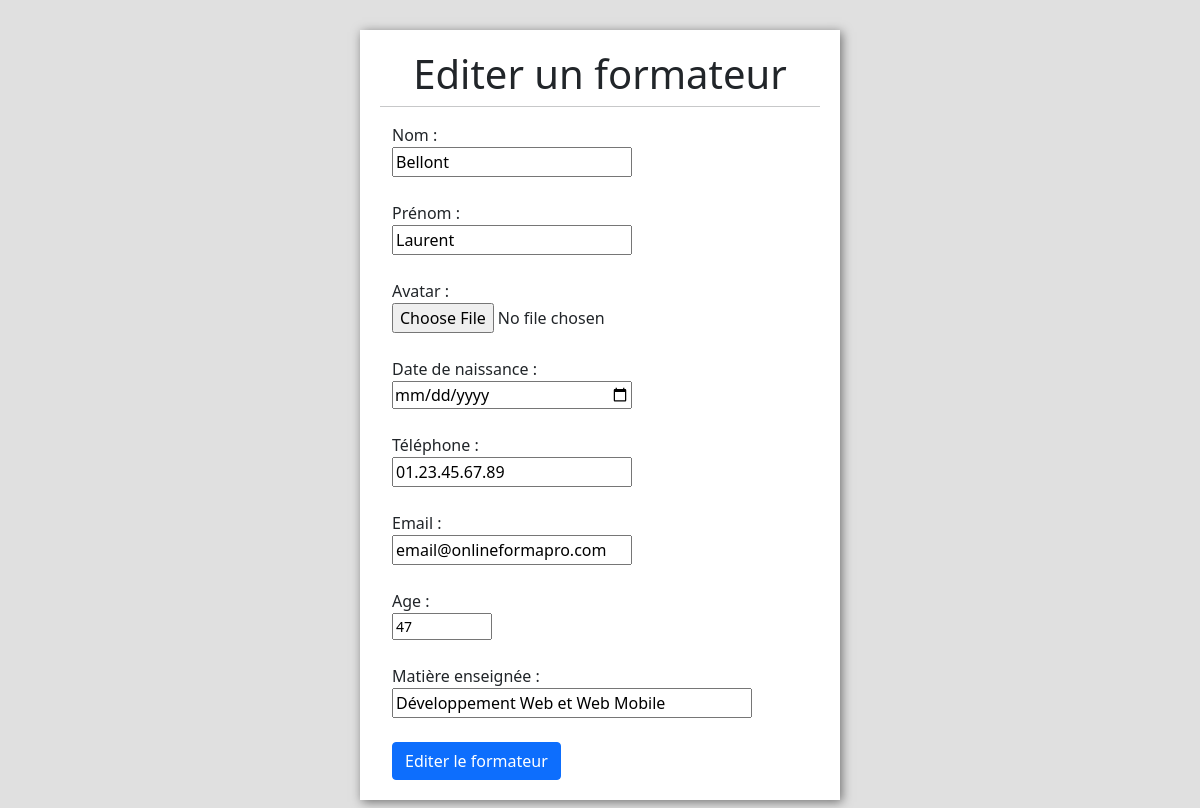
Screenshot of /pages/editer-formateur.php?id-formateur=4 (signed in) with the database file from the repository.
### tables this page shows
CREATE TABLE `formateurs` (
  `id_formateur` int(11) NOT NULL,
  `nom_formateur` varchar(255) NOT NULL,
  `prenom_formateur` varchar(255) NOT NULL,
  `avatar_formateur` varchar(255) NOT NULL,
  `date_naissance_formateur` datetime NOT NULL,
  `telephone_formateur` varchar(255) NOT NULL,
  `email_formateur` varchar(255) NOT NULL,
  `age_formateur` int(11) NOT NULL,
  `matiere_formateur` varchar(255) NOT NULL
);

### pages/editer-formateur.php (the view, shortened to what this page needs)
<?php
$id = $_GET["id-formateur"];
$user = "root";
$pass = "";
try {
    $connexion = new PDO('mysql:host=localhost;dbname=ecommerce;charset=UTF8', $user, $pass);
    $connexion->setAttribute(PDO::ATTR_ERRMODE, PDO::ERRMODE_EXCEPTION);
} catch (PDOException $e) {
    $retour = $e->getMessage();
    die();
}
if($connexion){
    $req = "SELECT * FROM formateurs WHERE id_formateur = ?";
    $select = $connexion->prepare($req);
    $select->bindParam(1,$id);
    $select->execute();
    $res = $select->fetch();
}
?>
<!doctype html>
<html lang="en">
<head>
    <link href="https://cdn.jsdelivr.net/npm/bootstrap@5.1.3/dist/css/bootstrap.min.css" rel="stylesheet">
    <link rel="stylesheet" type="text/css" href="../css/style.css" />
</head>
<body>
<div class="container">
    <div class="row">
        <h1>Editer un formateur</h1>
        <hr>
        <form method="post" action="traitement_edition_formateur.php?id=<?= $res["id_formateur"] ?>" enctype="multipart/form-data">
            <label for="nom">Nom :</label><br>
            <input type="text" name="nom" id="nom" value="<?= $res["nom_formateur"] ?>"><br><br>
            <label for="prenom">Prénom :</label><br>
            <input type="text" name="prenom" id="prenom" value="<?= $res["prenom_formateur"] ?>"><br><br>
            <label for="avatar">Avatar :</label><br>
            <input type="file" name="avatar" id="avatar" class="long" value="<?= $res["avatar_formateur"] ?>"><br><br>
            <label for="date-naissance">Date de naissance :</label><br>
            <input type="date" name="date-naissance" id="date-naissance" value="<?= $res["date_naissance_formateur"] ?>"><br><br>
            <label for="telephone">Téléphone :</label><br>
            <input type="tel" name="telephone" id="telephone" value="<?= $res["telephone_formateur"] ?>"><br><br>
            <label for="email">Email :</label><br>
            <input type="email" name="email" id="email" value="<?= $res["email_formateur"] ?>"><br><br>
            <label for="age">Age :</label><br>
            <input type="number" name="age" id="age" class="small" value="<?= $res["age_formateur"] ?>"><br><br>
            <label for="matiere">Matière enseignée :</label><br>
            <input type="text" name="matiere" id="matiere" class="long" value="<?= $res["matiere_formateur"] ?>"><br><br>
            <button type="submit" class="btn btn-primary" name="editer-formateur">Editer le formateur</button>
        </form>
    </div>
</div>
</body>
</html>

### css/style.css (style rules this page uses)
body { background-color: #E0E0E0; }
h1 { text-align: center; }
.row { background-color: #FFFFFF; width: 480px; margin: 30px auto; padding: 20px; box-shadow : 2px 2px 10px rgba(0,0,0,0.5); }
.row input { width: 240px; }
.row input.small { width: 100px; }
.row input.long { width: 360px; }

### rows the page displays
formateurs: nom "Bellont", prenom "Laurent", telephone "01.23.45.67.89", email "email@onlineformapro.com", age "47", matiere "Développement Web et Web Mobile"
